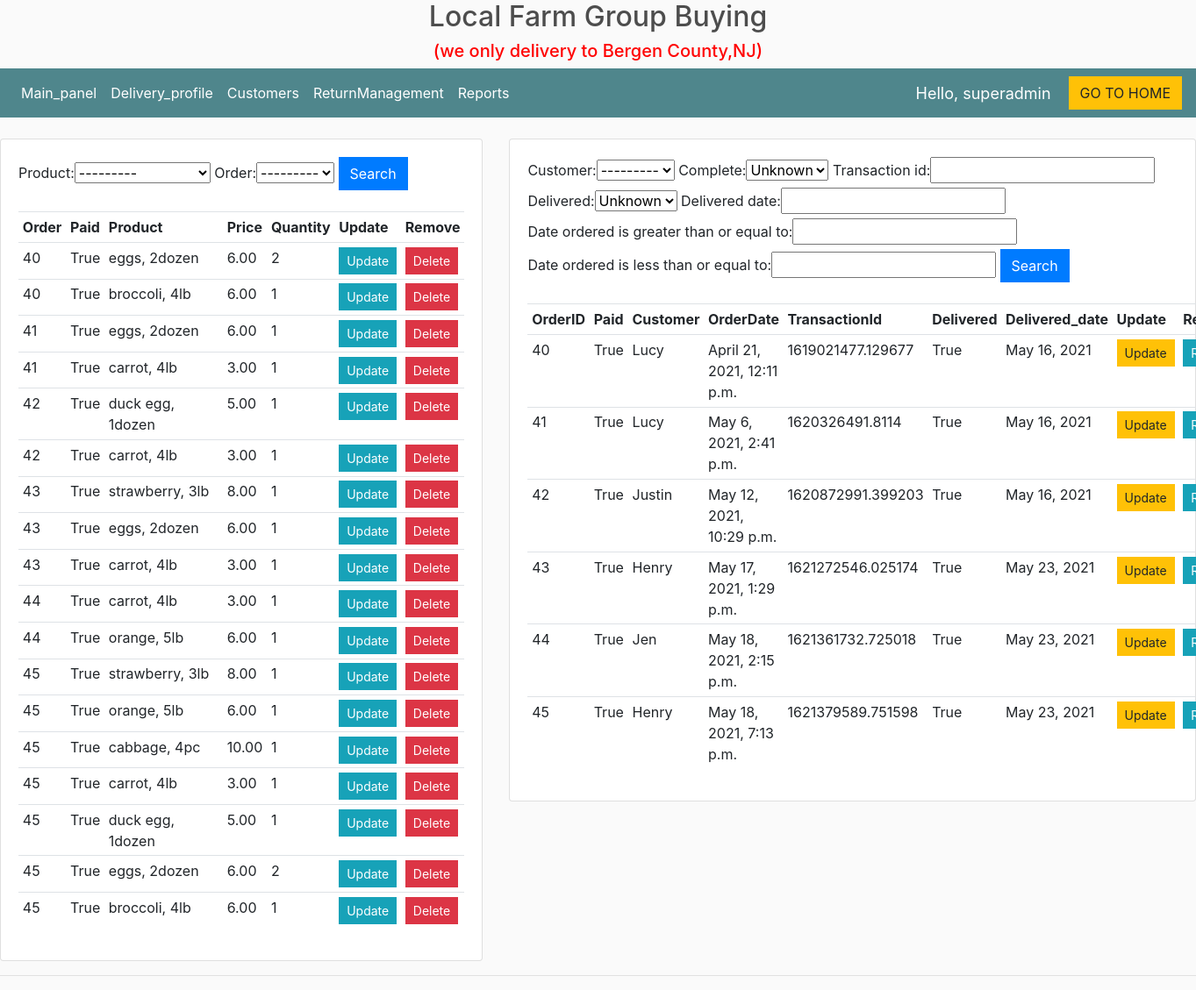
The page /dashboard/ (signed in) on the database its author committed.
### store/models.py (models this page shows, shortened)
class OrderItem(models.Model):
	product = models.ForeignKey(Product, on_delete=models.SET_NULL, null=True)
	order = models.ForeignKey(Order,  on_delete=models.SET_NULL, null=True)
	quantity = models.IntegerField(default=0, null=True, blank=True)

class Order(models.Model):
	customer = models.ForeignKey(Customer, on_delete=models.SET_NULL, null=True, blank=True)
	date_ordered = models.DateTimeField(max_length=100, null=True)
	complete = models.BooleanField(default=False)
	transaction_id = models.CharField(max_length=100, null=True)
	delivered = models.BooleanField(default=False)
	delivered_date = models.DateField(max_length=100, null=True,blank=True)
	def __str__(self):
		return str(self.id)

class Product(models.Model):
	CATEGORY = (
		('Vegetables', 'Vegetables'),
		('Fruits', 'Fruits'),
		('Eggs', 'Eggs'),
	)
	name = models.CharField(max_length=200)
	category = models.CharField(max_length=200, null=True, choices=CATEGORY)
	price = models.FloatField()
	describe = models.CharField(max_length=1000)
	image = models.ImageField(null=True, blank=True)
	def __str__(self):
		return self.name

class Customer(models.Model):
    user = models.OneToOneField(User, null=True, blank=True, on_delete=models.CASCADE)
    name = models.CharField(max_length=200, null=True)
    email = models.EmailField(max_length=200)
    phone = PhoneNumberField()
    profile_pic = models.ImageField(default='touxiang.jpg', null=True, blank=True)
    def __str__(self):
        return self.name

### store/decorators.py (the view)
		def wrapper_func(request, *args, **kwargs):
			group = None
			if request.user.groups.exists():
				group = request.user.groups.all()[0].name
			if group in allowed_roles:
				return view_func(request, *args, **kwargs)
			else:
				return HttpResponse('You are not authorized')

### store/views.py (called while the page is built)
@login_required(login_url='login')
@allowed_users(allowed_roles=['admin'])
def dashboard(request):
	items = OrderItem.objects.select_related('product', 'order')
	myFilter1 = OrderFilter(request.GET, queryset=items)
	items = myFilter1.qs
	orders = Order.objects.all()
	myFilter = OrderMatchFilter(request.GET, queryset=orders)
	orders = myFilter.qs
	context = { 'items': items, 'myFilter1': myFilter1, 'orders': orders, 'myFilter': myFilter}
	return render(request, 'store/dashboard.html', context)

### store/templates/store/dashboard.html
{%  extends 'store/maindashboard.html' %}
{% load static %}
{% block content %}
<br>
<div class="row">
	<div class="col-5">
		<div class="card card-body">
			<form method="get">
				{{myFilter1.form}}
		    <button class="btn btn-primary" type="submit">Search</button>
		  </form>
<br>
			<table class="table table-sm">
				<tr>
					<th>Order</th>
					<th>Paid</th>
					<th>Product</th>
					<th>Price</th>
					<th>Quantity</th>
                    <th>Update</th>
					<th>Remove</th>
				</tr>
				{% for i in items %}
				    <tr>
						<td>{{i.order.id}}</td>
						<td>{{i.order.complete}}</td>
                        <td>{{i.product}}</td>
						<td>{{i.product.price|floatformat:2}}</td>
                        <td>{{i.quantity}}</td>
						<td><a class="btn btn-sm btn-info" href="{% url 'updateorder' i.id %}">Update</a></td>
						<td><a class="btn btn-sm btn-danger" href="{% url 'deleteorder' i.id %}">Delete</a></td>
					</tr>
				{% endfor %}
            </table>
		</div>
    </div>
	<div class="col-7">
		<div class="card card-body">
			<form method="get">
				{{myFilter.form}}
		    <button class="btn btn-primary" type="submit">Search</button>
		  </form>
<br>
			<table class="table table-sm">
				<tr>
					<th>OrderID</th>
					<th>Paid</th>
					<th>Customer</th>
					<th>OrderDate</th>
					<th>TransactionId</th>
					<th>Delivered</th>
					<th>Delivered_date</th>
					<th>Update</th>
					<th>Receipt</th>
				</tr>
				{% for o in orders %}
				    <tr>
						<td>{{o.id}}</td>
						<td>{{o.complete}}</td>
						<td>{{o.customer}}</td>
						<td>{{o.date_ordered}}</td>
						<td>{{o.transaction_id}}</td>
						<td>{{o.delivered}}</td>
						<td>{{o.delivered_date}}</td>
						<td><a class="btn btn-sm btn-warning" href="{% url 'status' o.id %}">Update</a></td>
						<td><a class="btn btn-sm btn-info" href="{% url 'receipt' o.id %}">Receipt</a></td>
					</tr>
				{% endfor %}
            </table>
		</div>
    </div>
</div>
{% endblock %}

### store/templates/store/navbardashboard.html (shortened to what this page needs)
{% load static %}
<nav class="navbar navbar-expand-lg navbar-dark bg-dark">
    <div class="collapse navbar-collapse" id="navbarSupportedContent">
	    <ul class="navbar-nav mr-auto">
	      <li class="nav-item active">
	        <a class="nav-link" href="{% url 'dashboard' %}">Main_panel </a>
	      </li>
			<li class="nav-item active">
	        <a class="nav-link" href="{% url 'delivery' %}">Delivery_profile</a>
			</li>
			<li class="nav-item active">
	        <a class="nav-link" href="{% url 'customer_info' %}">Customers</a>
			</li>
			<li class="nav-item active">
	        <a class="nav-link" href="{% url 'ReturnManagement' %}">ReturnManagement</a>
			</li>
		 {% if request.user.is_superuser%}
	      <li class="nav-item active">
	        <a class="nav-link" href="{% url 'reports' %}">Reports</a>
	      </li>
			{% endif %}
	    </ul>
	     	<span class="hello-msg">Hello, {{request.user}}</span>
	    <div class="form-inline my-2 my-lg-0">
	     	<a href="{% url 'homein' %}"class="btn btn-warning">GO TO HOME</a>
	    </div>
       </div>
	 </nav>

### static/css/main.css (style rules this page uses)
body { background-color: hsl(0, 0%, 98%); }
.bg-dark { background-color: #4f868c!important; }
.btn { border-radius: 0; }

### store/templates/store/navbardashboard.html (style rules this page uses)
.hello-msg { font-size: 18px; color: #fff; margin-right: 20px; }

### rows shown on the page
OrderItem: order.id "40", order.complete "True", product "eggs, 2dozen", product.price "6.00", quantity "2"
OrderItem: order.id "40", order.complete "True", product "broccoli, 4lb", product.price "6.00", quantity "1"
OrderItem: order.id "41", order.complete "True", product "eggs, 2dozen", product.price "6.00", quantity "1"
OrderItem: order.id "41", order.complete "True", product "carrot, 4lb", product.price "3.00", quantity "1"
OrderItem: order.id "42", order.complete "True", product "duck egg, 1dozen", product.price "5.00", quantity "1"
OrderItem: order.id "42", order.complete "True", product "carrot, 4lb", product.price "3.00", quantity "1"
OrderItem: order.id "43", order.complete "True", product "strawberry, 3lb", product.price "8.00", quantity "1"
OrderItem: order.id "43", order.complete "True", product "eggs, 2dozen", product.price "6.00", quantity "1"
OrderItem: order.id "43", order.complete "True", product "carrot, 4lb", product.price "3.00", quantity "1"
OrderItem: order.id "44", order.complete "True", product "carrot, 4lb", product.price "3.00", quantity "1"
OrderItem: order.id "44", order.complete "True", product "orange, 5lb", product.price "6.00", quantity "1"
OrderItem: order.id "45", order.complete "True", product "strawberry, 3lb", product.price "8.00", quantity "1"
OrderItem: order.id "45", order.complete "True", product "orange, 5lb", product.price "6.00", quantity "1"
OrderItem: order.id "45", order.complete "True", product "cabbage, 4pc", product.price "10.00", quantity "1"
OrderItem: order.id "45", order.complete "True", product "carrot, 4lb", product.price "3.00", quantity "1"
OrderItem: order.id "45", order.complete "True", product "duck egg, 1dozen", product.price "5.00", quantity "1"
OrderItem: order.id "45", order.complete "True", product "eggs, 2dozen", product.price "6.00", quantity "2"
OrderItem: order.id "45", order.complete "True", product "broccoli, 4lb", product.price "6.00", quantity "1"
Order: id "40", complete "True", customer "Lucy", date_ordered "April 21, 2021, 12:11 p.m.", transaction_id "1619021477.129677", delivered "True", delivered_date "May 16, 2021"
Order: id "41", complete "True", customer "Lucy", date_ordered "May 6, 2021, 2:41 p.m.", transaction_id "1620326491.8114", delivered "True", delivered_date "May 16, 2021"
Order: id "42", complete "True", customer "Justin", date_ordered "May 12, 2021, 10:29 p.m.", transaction_id "1620872991.399203", delivered "True", delivered_date "May 16, 2021"
Order: id "43", complete "True", customer "Henry", date_ordered "May 17, 2021, 1:29 p.m.", transaction_id "1621272546.025174", delivered "True", delivered_date "May 23, 2021"
Order: id "44", complete "True", customer "Jen", date_ordered "May 18, 2021, 2:15 p.m.", transaction_id "1621361732.725018", delivered "True", delivered_date "May 23, 2021"
Order: id "45", complete "True", customer "Henry", date_ordered "May 18, 2021, 7:13 p.m.", transaction_id "1621379589.751598", delivered "True", delivered_date "May 23, 2021"

### other values the page prints
{{ request.user }} "superadmin"
